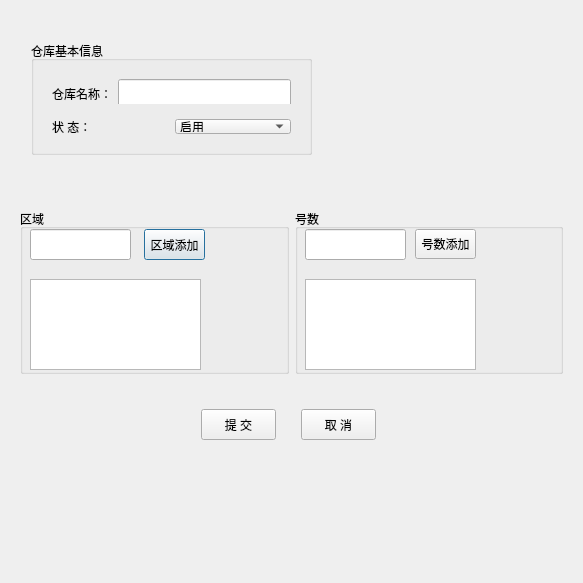
<?xml version="1.0" encoding="UTF-8"?>
<ui version="4.0">
 <class>Dialog</class>
 <widget class="QDialog" name="Dialog">
  <property name="geometry">
   <rect>
    <x>0</x>
    <y>0</y>
    <width>583</width>
    <height>583</height>
   </rect>
  </property>
  <property name="windowTitle">
   <string>添加仓库</string>
  </property>
  <layout class="QVBoxLayout" name="verticalLayout">
   <item>
    <widget class="QWidget" name="widget" native="true">
     <widget class="QGroupBox" name="groupBox">
      <property name="geometry">
       <rect>
        <x>20</x>
        <y>30</y>
        <width>281</width>
        <height>114</height>
       </rect>
      </property>
      <property name="title">
       <string>仓库基本信息</string>
      </property>
      <layout class="QVBoxLayout" name="verticalLayout_2">
       <item>
        <widget class="QWidget" name="widget_4" native="true">
         <layout class="QHBoxLayout" name="horizontalLayout_2">
          <item>
           <widget class="QLabel" name="label">
            <property name="minimumSize">
             <size>
              <width>0</width>
              <height>30</height>
             </size>
            </property>
            <property name="text">
             <string>仓库名称：</string>
            </property>
           </widget>
          </item>
          <item>
           <widget class="QLineEdit" name="lineEdit">
            <property name="minimumSize">
             <size>
              <width>0</width>
              <height>30</height>
             </size>
            </property>
           </widget>
          </item>
         </layout>
        </widget>
       </item>
       <item>
        <widget class="QWidget" name="widget_5" native="true">
         <layout class="QHBoxLayout" name="horizontalLayout_3">
          <item>
           <widget class="QLabel" name="label_2">
            <property name="text">
             <string>状 态：</string>
            </property>
           </widget>
          </item>
          <item>
           <widget class="QComboBox" name="comboBox">
            <item>
             <property name="text">
              <string>启用</string>
             </property>
            </item>
            <item>
             <property name="text">
              <string>未启用</string>
             </property>
            </item>
           </widget>
          </item>
         </layout>
        </widget>
       </item>
      </layout>
     </widget>
    </widget>
   </item>
   <item>
    <widget class="QWidget" name="widget_2" native="true">
     <layout class="QHBoxLayout" name="horizontalLayout">
      <item>
       <widget class="QGroupBox" name="groupBox_2">
        <property name="title">
         <string>区域</string>
        </property>
        <widget class="QListWidget" name="listWidget">
         <property name="geometry">
          <rect>
           <x>10</x>
           <y>70</y>
           <width>171</width>
           <height>91</height>
          </rect>
         </property>
        </widget>
        <widget class="QPushButton" name="pushButton">
         <property name="geometry">
          <rect>
           <x>124</x>
           <y>20</y>
           <width>61</width>
           <height>31</height>
          </rect>
         </property>
         <property name="text">
          <string>区域添加</string>
         </property>
        </widget>
        <widget class="QLineEdit" name="lineEdit_2">
         <property name="geometry">
          <rect>
           <x>10</x>
           <y>20</y>
           <width>101</width>
           <height>31</height>
          </rect>
         </property>
        </widget>
       </widget>
      </item>
      <item>
       <widget class="QGroupBox" name="groupBox_3">
        <property name="title">
         <string>号数</string>
        </property>
        <widget class="QListWidget" name="listWidget_2">
         <property name="geometry">
          <rect>
           <x>10</x>
           <y>70</y>
           <width>171</width>
           <height>91</height>
          </rect>
         </property>
        </widget>
        <widget class="QPushButton" name="pushButton_2">
         <property name="geometry">
          <rect>
           <x>120</x>
           <y>20</y>
           <width>61</width>
           <height>30</height>
          </rect>
         </property>
         <property name="text">
          <string>号数添加</string>
         </property>
        </widget>
        <widget class="QLineEdit" name="lineEdit_3">
         <property name="geometry">
          <rect>
           <x>10</x>
           <y>20</y>
           <width>101</width>
           <height>31</height>
          </rect>
         </property>
        </widget>
       </widget>
      </item>
     </layout>
    </widget>
   </item>
   <item>
    <widget class="QWidget" name="widget_3" native="true">
     <widget class="QPushButton" name="pushButton_3">
      <property name="geometry">
       <rect>
        <x>190</x>
        <y>20</y>
        <width>75</width>
        <height>31</height>
       </rect>
      </property>
      <property name="text">
       <string>提 交</string>
      </property>
     </widget>
     <widget class="QPushButton" name="pushButton_4">
      <property name="geometry">
       <rect>
        <x>290</x>
        <y>20</y>
        <width>75</width>
        <height>31</height>
       </rect>
      </property>
      <property name="text">
       <string>取 消</string>
      </property>
     </widget>
    </widget>
   </item>
  </layout>
 </widget>
 <resources/>
 <connections/>
</ui>
